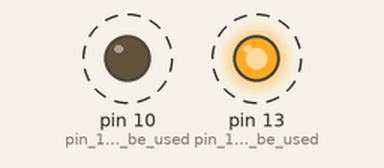
Simulated run of this sketch. Board: Arduino Uno, built with avr-gcc and run on an emulated ATmega328P. Parts: output pins drawn as LEDs (lit = HIGH). Dashed ring = blinking.

Above: at 0.5 s.
Timing chart, 0 to 4.6 s (numbered marks = the images above):
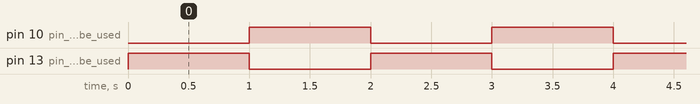

The sketch:

Exercise2.ino
```cpp
void setup() {
 pinMode(13, OUTPUT); // pin 13 will be used
 pinMode(10, OUTPUT); // pin 10 will be used
}


void loop() {
// when one bulb is bright the other is not
 digitalWrite(13, HIGH);
 digitalWrite(10,LOW);
 delay(1000); // delay for a second
 // then they switch
 digitalWrite(13, LOW);
 digitalWrite(10,HIGH);
 delay(1000); // delay for a second
}
```

Measured:
- by itself, pin 10 (pin_10_will_be_used), pin 13 (pin_13_will_be_used): alternates HIGH for 1.0 s and LOW for 1.0 s
